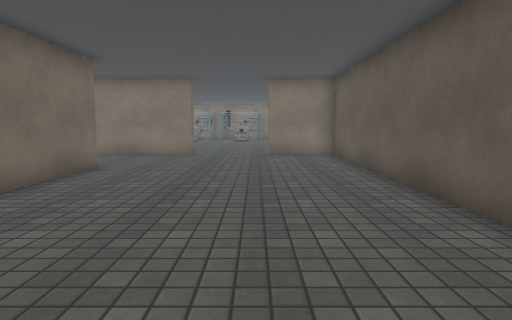
View 1 (above)

24 first-person views from a walk through a scene from a Unity 3-D project. The camera is 1.2 m above the floor, tilts 6° down and sees 75° across. Doors are open. The floor is counted in squares, 1 m on a side. Each view is taken from the middle of a square. On the plan, view 1 faces up. The plan holds only what a view shows up to about 14 squares ahead; the rest is blank. The place goes on beyond the plan. The player character is not drawn. Some animated figures are not drawn. Some surface patterns are stand-ins.

View 2
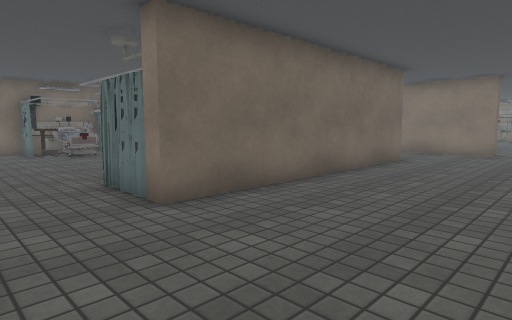

View 3
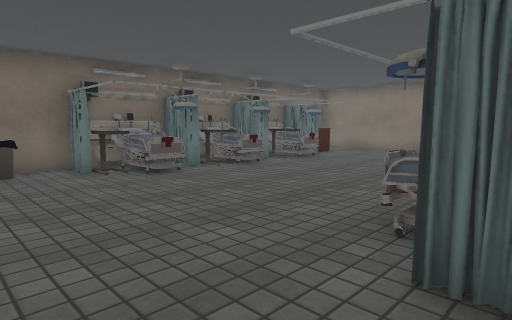

View 4
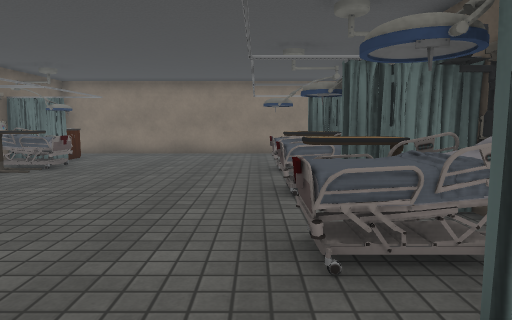

View 5
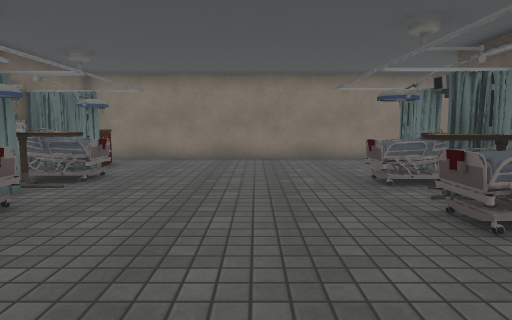

View 6
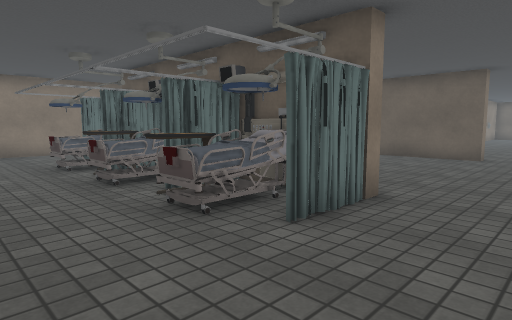

View 7
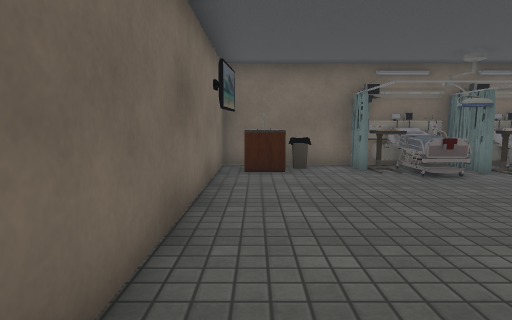

View 8
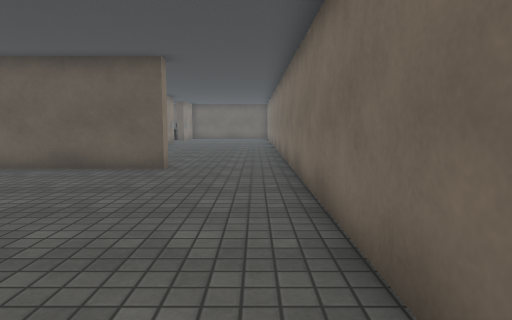

View 9
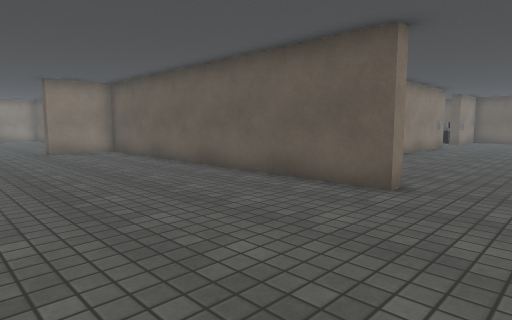

View 10
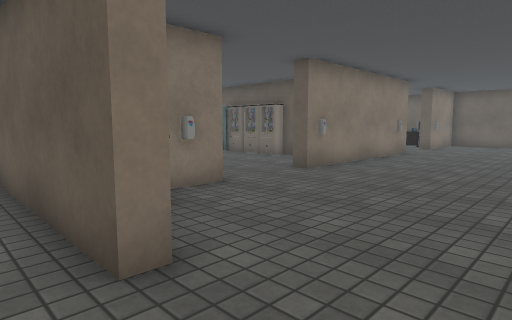

View 11
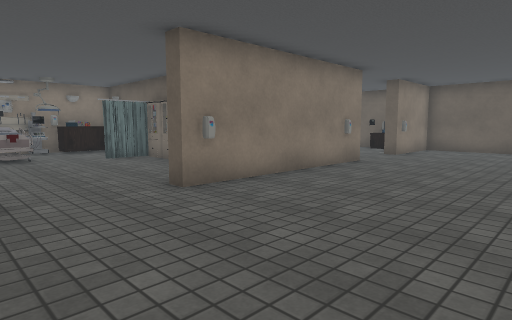

View 12
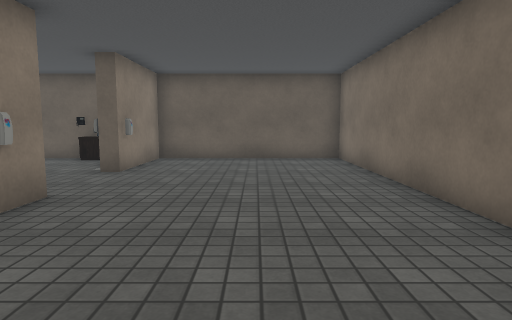

View 13
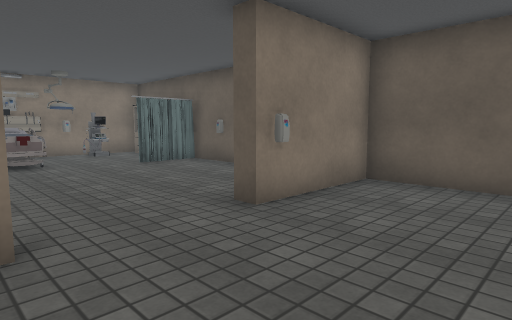

View 14
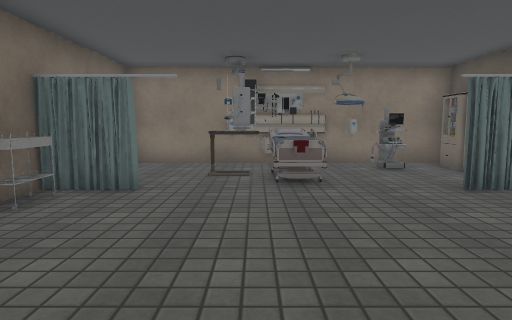

View 15
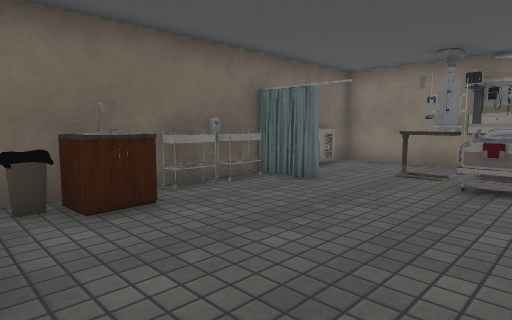

View 16
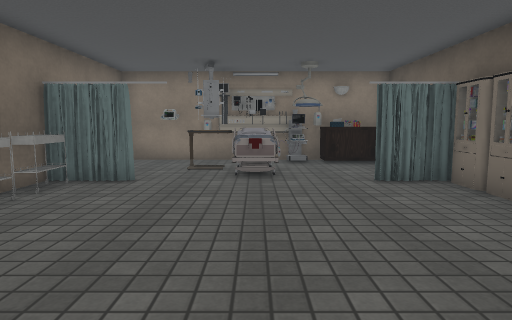

View 17
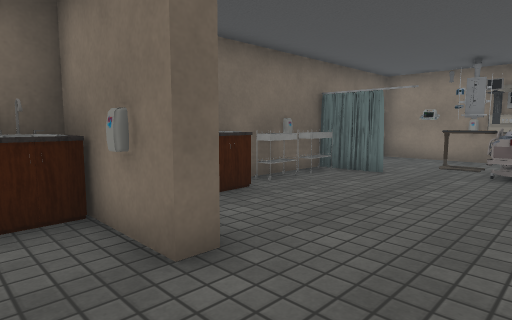

View 18
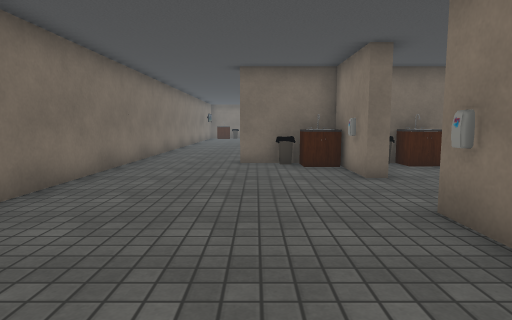

View 19
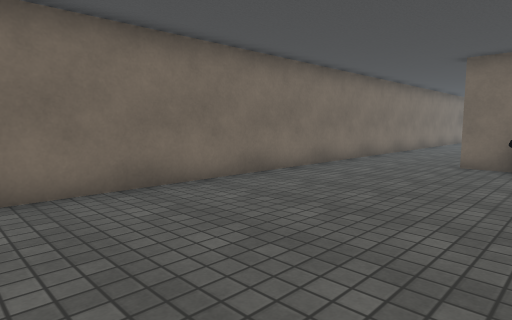

View 20
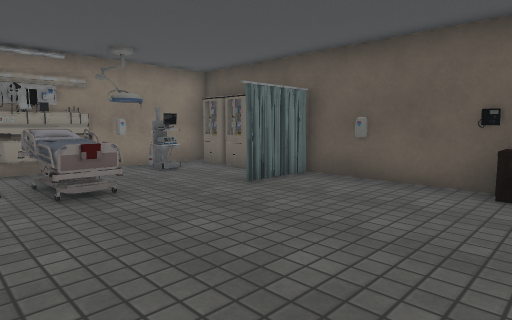

View 21
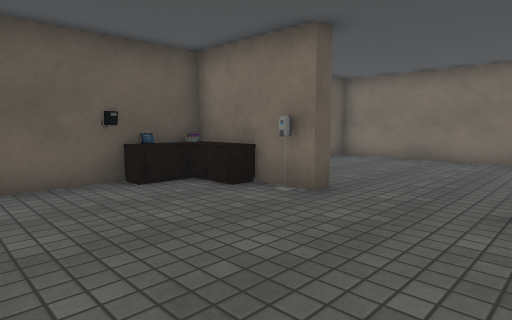

View 22
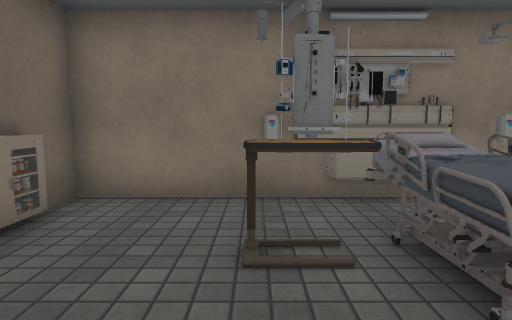

View 23
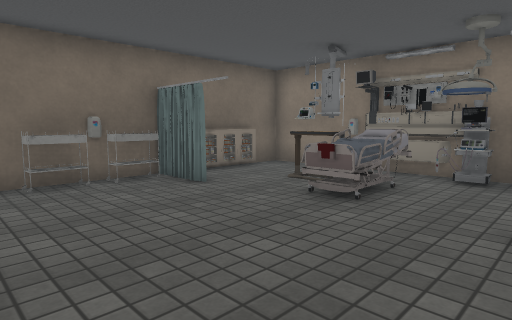

View 24
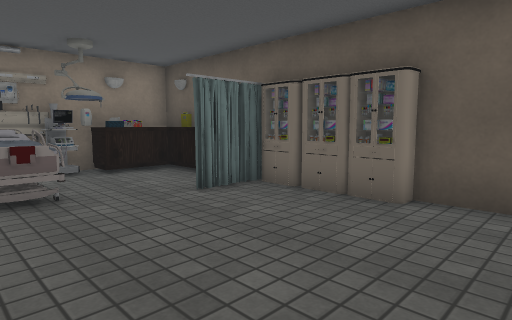

### Floor plan
Key: @ floor where view 1 was taken; # wall or solid block; . floor; B bed; T table; C curtain; I bin; A cabinet; E TV; U counter; P phone; R cart; N container; O other object.
Columns run from 16 left of view 1 to 23 right of it. Each row starts with its distance up from view 1.
 15               ..    ####################
 14               ...  # OOEOOUOU#...EO##O.
 13 ##############...###O..BB.OUNO...BB.OO.
 12   .................#O.TTB...UO..TTB....
 11  A.................# ...B...  ...BB....
 10 OCO.......C........#CC....C.CCC......CC#
  9 #BOB.....COE.......#R......C RR........#
  8 #TT.....BBB#.......#R......O RR........#
  7 #CO.....OOOO.......#R....... #.........#
  6 #BO......TCO.......#A........#A.......UP
  5 #BTB....BBB#.......#O........#I......UUO
  4 #CO......OOO.......####...#######...O#UO
  3 #BO......TCE.......#AA.................#
  2 #TT.....BBB#.......#I..................#
  1 #CT......OCO.......#...................#
  0 #C..............@......................#
 -1 #I.....................................#
 -2 #A...E.................................#
 -3 ########################################

Positions as (right, up) in squares from view 1, and headings:
1: (0, 0), facing up
2: (0, -2), facing up-left
3: (-6, -2), facing up-left
4: (-8, -1), facing up
5: (-10, 1), facing up
6: (-10, -2), facing up-right
7: (-6, -2), facing left
8: (-6, -2), facing right
9: (-3, -2), facing up-right
10: (2, -2), facing up-right
11: (6, -2), facing up-right
12: (11, 0), facing right
13: (16, 0), facing up-right
14: (17, 4), facing up
15: (19, 4), facing up-left
16: (8, 3), facing up
17: (9, 2), facing up-left
18: (14, 1), facing left
19: (14, 3), facing down-left
20: (16, 5), facing up-right
21: (16, 9), facing down-right
22: (16, 9), facing up
23: (11, 6), facing up-left
24: (7, 5), facing up-right
